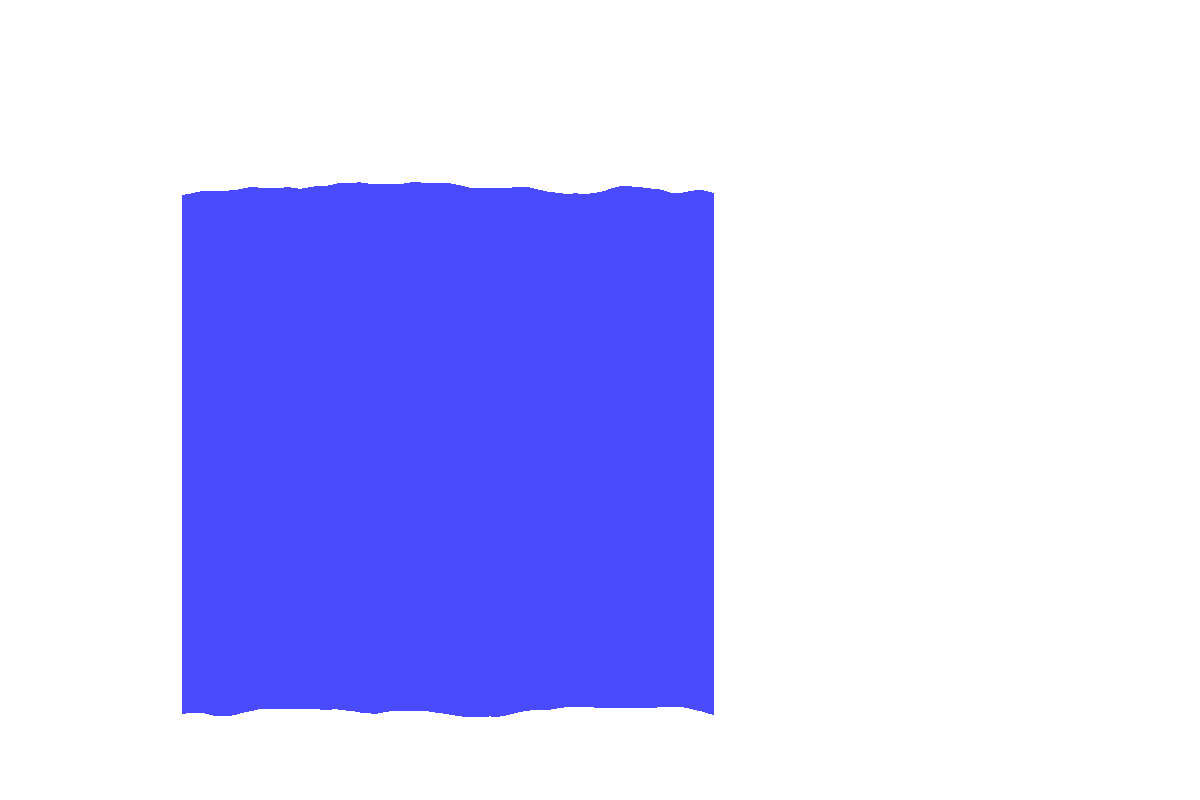
Frame 1 (no input)
Frame 60 (the mouse pressed at the canvas centre just before this capture): identical to frame 1, image omitted
Frame 120 (the mouse held since frame 60 and released just before this capture): identical to frame 1, image omitted

The Processing sketch that drew this single still picture (run headless with seeded random() and noise(); from frame 60 on, the mouse is pressed at the canvas centre):

// Processing sketch: noiseshapes
// ── noiseshapes.pde
void setup() {
  size(1200, 800);
  background(255);
  fill(0);
  stroke(0,0,255);
  background(255);
  rectangle(200, 200, 500, 500, 0.05, 0.01);
  //circle(600,400,200,150,0.3,2.0);
}

void draw() {
    stroke(0,0,255);
    //circle(600,400,200,150,0.3,2.0); good values
}

void rectangle(int topleftx, int toplefty, int sqwidth, int sqheight, float noiseamp, float noisiness) {
  int maxxnoise = ceil(noiseamp*sqwidth);
  int maxynoise = ceil(noiseamp*sqheight);
  int[] topedgeys = new int[sqwidth + 2*maxxnoise];
  int[] bottomedgeys = new int[sqwidth + 2*maxxnoise];
  int[] leftedgexs = new int[sqheight + 2*maxynoise];
  int[] rightedgexs = new int[sqheight + 2*maxynoise];
  int topnoiseoffset = floor(random(10000));
  int bottomnoiseoffset = floor(random(10000));
  for (int i = 0; i < sqwidth + 2*maxxnoise; i++) {
    topedgeys[i] = floor(float(toplefty) - noiseamp*sqheight*noise(noisiness*i + topnoiseoffset));
    bottomedgeys[i] = ceil(float(toplefty + sqheight) + noiseamp*sqheight*noise(noisiness*i + bottomnoiseoffset));
  }
  int leftnoiseoffset = floor(random(10000));
  int rightnoiseoffset = floor(random(10000));
  for (int i = 0; i < sqheight + 2*maxynoise; i++) {
    leftedgexs[i] = floor(float(topleftx) - noiseamp*sqwidth*noise(noisiness*i + leftnoiseoffset));
    rightedgexs[i] = ceil(float(topleftx + sqwidth) + noiseamp*sqwidth*noise(noisiness*i + rightnoiseoffset));
    print(rightedgexs[i]);
    print("////");
}
  for (int i = topleftx - maxxnoise; i < topleftx + sqwidth + maxxnoise; i++) {
    print(topleftx - maxxnoise);
    print(topleftx + sqwidth + maxxnoise);
    int xindex = i + maxxnoise - topleftx;
    for (int j = toplefty - maxynoise; j < toplefty + sqheight + maxynoise; j++) {
      int yindex = i + maxynoise - toplefty;
      if (((i < rightedgexs[yindex]) && (i > leftedgexs[yindex])) && ((j > topedgeys[xindex]) && (j < bottomedgeys[xindex]))) {
        point(i,j);
      }
    }
  }
}

void circle(int centerx, int centery, int outerrad, int innerrad, float noiseamp, float noisiness) {
  if (noiseamp > 1) {
    print("noiseamp > 1");
    return;
  }
  if (outerrad < innerrad) {
    print("outerrad < innerrad");
    return;
  }
  boolean solid = false;
  if (innerrad == 0) {
    solid = true;
  }
  float noiseinneroffset = random(10000);
  float noiseouteroffset = random(10000);
  int thickness = outerrad - innerrad;
  float maxnoise = noiseamp*thickness;
  for (int i = centerx - outerrad - ceil(maxnoise); i < centerx + outerrad + maxnoise; i++) {
    for (int j = centery - outerrad - ceil(maxnoise); j < centery + outerrad + maxnoise; j++) {
      float x = i - centerx;
      float y = j - centery;
      float theta;
      if (x == 0) {
        theta = 0;
      } else {
        theta = atan(y/x);
        if (x < 0) {
          theta = theta + PI;
        }
        if (theta < 0) {
          theta = theta + 2*PI;
        }
      }
      float squared = x*x + y*y;
      int innerradmin = floor((innerrad - maxnoise*noise(-noisiness*abs(PI-theta) + noiseinneroffset))*(innerrad - maxnoise*noise(-noisiness*abs(PI-theta) + noiseinneroffset)));
      if (solid) {
        innerradmin = 0;
      }
      int outerradmax = floor((outerrad + maxnoise*noise(-noisiness*abs(PI-theta) + noiseouteroffset))*(outerrad + maxnoise*noise(-noisiness*abs(PI-theta) + noiseouteroffset)));
      if ((squared >= innerradmin) && (squared < outerradmax)) {
        point(i,j);
      }
    }
  }
}
